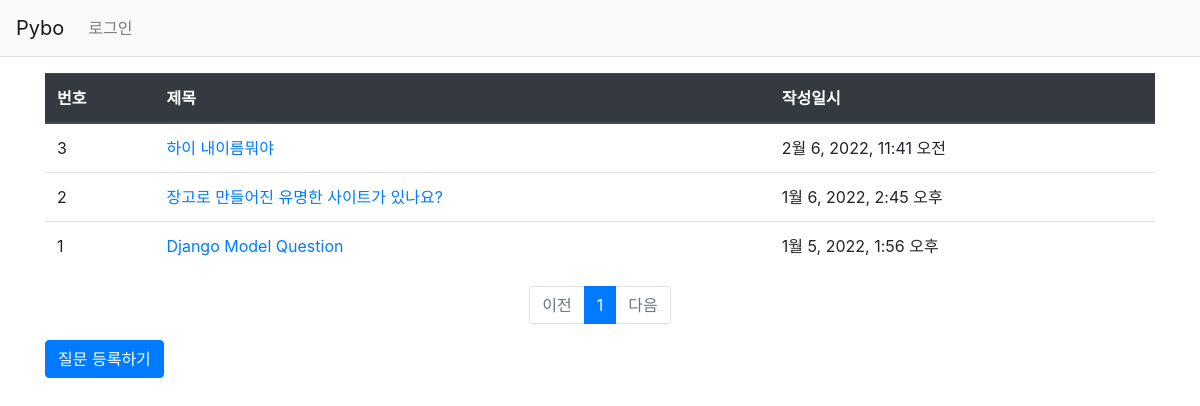
Page /pybo/ on the earlier database version.
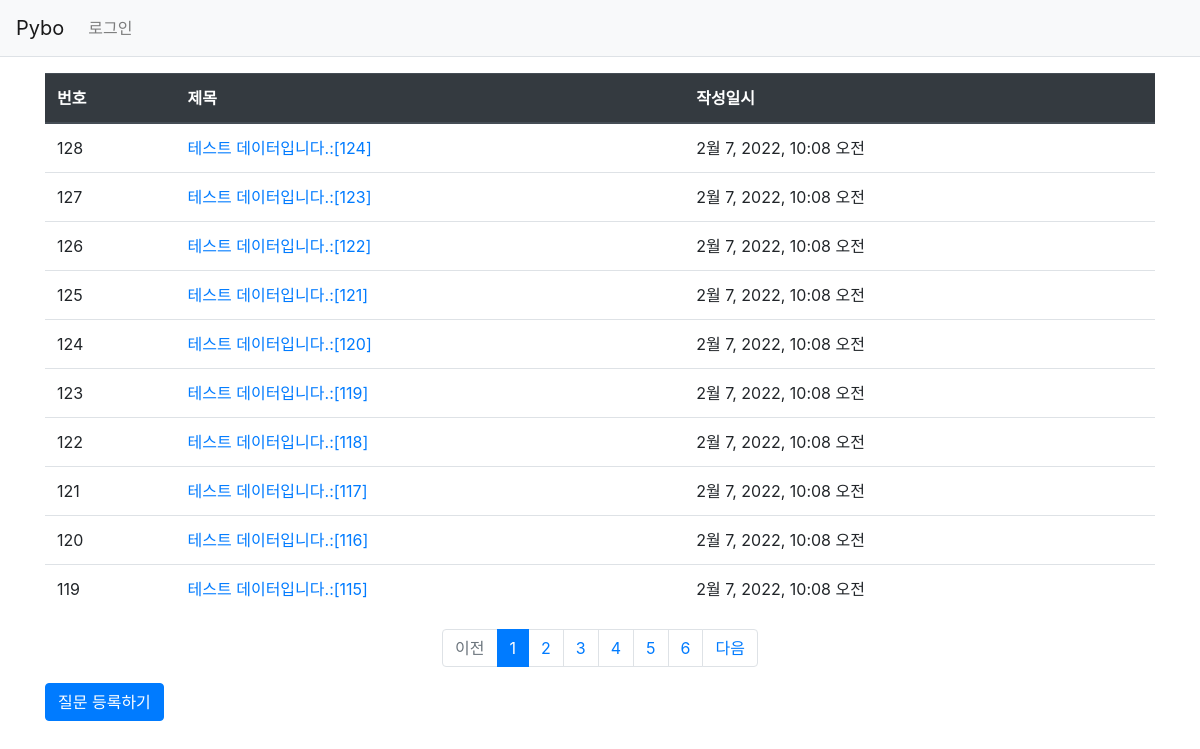
Same page on the later database version.
### pybo/models.py (models this page shows, shortened)
class Question(models.Model):
    subject = models.CharField(max_length=200)
    content = models.TextField()
    create_date = models.DateTimeField()

### pybo/views.py (the view)
# urls.py: path('', views.index, name='index'),
def index(request):
    page = request.GET.get('page','1')
    question_list = Question.objects.order_by('-create_date')
    paginator = Paginator(question_list,10) # 페이지당 10개씩
    page_obj = paginator.get_page(page)
    context = {'question_list' : page_obj} ## question_list는 페이징 객체(page_obj)
    return render(request, 'pybo/question_list.html', context)

### pybo/templatetags/pybo_filter.py (called while the page is built)
@register.filter
def sub(value, arg):    # 현재개수, 여러개의 값들을 받는 가변인자(시작인덱스,현재인덱스,+1을 받을거임)
    return value - arg

### templates/pybo/question_list.html
{% extends 'pybo/base.html' %}
{% load pybo_filter %}
{% block content %}
<div class="container my-3">
    <table class="table">
        <thead>
        <tr class="thead-dark">
            <th>번호</th>
            <th>제목</th>
            <th>작성일시</th>
        </tr>
        </thead>
        <tbody>
        {% if question_list %}
        {% for question in question_list %}
        <tr>
            <td>
                {{ question_list.paginator.count|sub:question_list.start_index|sub:forloop.counter0|add:1 }}
            </td>
            <td>
                <a href="{% url 'pybo:detail' question.id %}">{{ question.subject }}</a>
            </td>
            <td>{{ question.create_date }}</td>
        </tr>
        {% endfor %}
        {% else %}
        <tr>
            <td colspan="3">질문이 없습니다.</td>
        </tr>
        {% endif %}
        </tbody>
    </table>
    <ul class="pagination justify-content-center">
        {% if question_list.has_previous %}
        <li class="page-item">
            <a class="page-link" href="?page={{ question_list.previous_page_number }}">이전</a>
        </li>
        {% else %}
        <li class="page-item disabled">
            <a class="page-link" tabindex="-1" aria-disabled="true" href="#">이전</a>
        </li>
        {% endif %}
        {% for page_number in question_list.paginator.page_range %}
        {% if page_number >= question_list.number|add:-5 and page_number <= question_list.number|add:5 %}
            {% if page_number == question_list.number %}
            <li class="page-item active" aria-current="page">
                <a class="page-link" href="?page={{ page_number }}">{{ page_number }}</a>
            </li>
            {% else %}
            <li class="page-item">
                <a class="page-link" href="?page={{ page_number }}">{{ page_number }}</a>
            </li>
            {% endif %}
        {% endif %}
        {% endfor %}
        {% if question_list.has_next %}
        <li class="page-item">
            <a class="page-link" href="?page={{ question_list.next_page_number }}">다음</a>
        </li>
        {% else %}
        <li class="page-item disabled">
            <a class="page-link" tabindex="-1" aria-disabled="true" href="#">다음</a>
        </li>
        {% endif %}
    </ul>
    <a href="{% url 'pybo:question_create' %}" class="btn btn-primary">질문 등록하기</a>
</div>
{% endblock %}

### templates/pybo/base.html (shortened to what this page needs)
{% load static %}
<!doctype html>
<html lang="ko">
<head>
    <link rel="stylesheet" type="text/css" href="{% static 'bootstrap.min.css' %}">
    <link rel="stylesheet" type="text/css" href="{% static 'style.css' %}">
</head>
<body>
    {% include 'pybo/navbar.html' %}
{% block content %}
{% endblock %}
</body>
</html>

### templates/pybo/navbar.html (shortened to what this page needs)
<nav class="navbar navbar-expand-lg navbar-light bg-light border-bottom">
    <a class="navbar-brand" href="{% url 'pybo:index' %}">Pybo</a>
    <div class="collapse navbar-collapse flex-grow-0" id="navbarNav">
        <ul class="navbar-nav">
            <li class="nav-item ">
                <a class="nav-link" href="#">로그인</a>
            </li>
        </ul>
    </div>
</nav>

Differences in the rows shown:
no longer on this page (row unchanged): Question: paginator.count|sub "3", subject "하이 내이름뭐야", create_date "2월 6, 2022, 11:41 오전"
no longer on this page (row unchanged): Question: paginator.count|sub "2", subject "장고로 만들어진 유명한 사이트가 있나요?", create_date "1월 6, 2022, 2:45 오후"
no longer on this page (row unchanged): Question: paginator.count|sub "1", subject "Django Model Question", create_date "1월 5, 2022, 1:56 오후"
added Question: paginator.count|sub "128", subject "테스트 데이터입니다.:[124]", create_date "2월 7, 2022, 10:08 오전"
added Question: paginator.count|sub "127", subject "테스트 데이터입니다.:[123]", create_date "2월 7, 2022, 10:08 오전"
added Question: paginator.count|sub "126", subject "테스트 데이터입니다.:[122]", create_date "2월 7, 2022, 10:08 오전"
added Question: paginator.count|sub "125", subject "테스트 데이터입니다.:[121]", create_date "2월 7, 2022, 10:08 오전"
added Question: paginator.count|sub "124", subject "테스트 데이터입니다.:[120]", create_date "2월 7, 2022, 10:08 오전"
added Question: paginator.count|sub "123", subject "테스트 데이터입니다.:[119]", create_date "2월 7, 2022, 10:08 오전"
added Question: paginator.count|sub "122", subject "테스트 데이터입니다.:[118]", create_date "2월 7, 2022, 10:08 오전"
added Question: paginator.count|sub "121", subject "테스트 데이터입니다.:[117]", create_date "2월 7, 2022, 10:08 오전"
added Question: paginator.count|sub "120", subject "테스트 데이터입니다.:[116]", create_date "2월 7, 2022, 10:08 오전"
added Question: paginator.count|sub "119", subject "테스트 데이터입니다.:[115]", create_date "2월 7, 2022, 10:08 오전"
Other differences:
new list line: "2"
new list line: "3"
new list line: "4"
new list line: "5"
new list line: "6"
